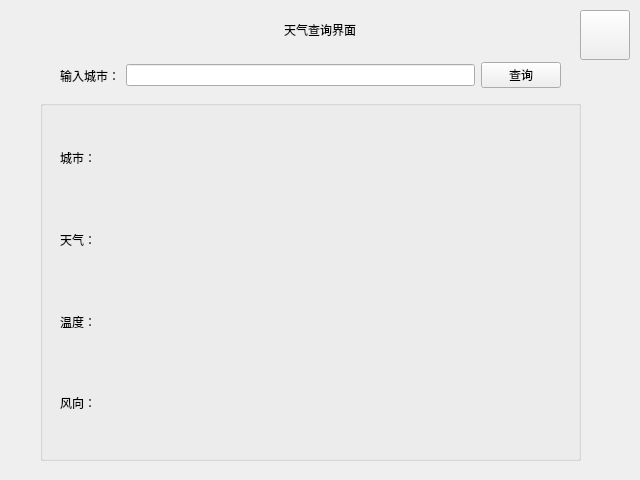
<?xml version="1.0" encoding="UTF-8"?>
<ui version="4.0">
 <class>Weather</class>
 <widget class="QWidget" name="Weather">
  <property name="geometry">
   <rect>
    <x>0</x>
    <y>0</y>
    <width>640</width>
    <height>480</height>
   </rect>
  </property>
  <property name="windowTitle">
   <string>Form</string>
  </property>
  <widget class="QPushButton" name="pushButton_back">
   <property name="geometry">
    <rect>
     <x>580</x>
     <y>10</y>
     <width>50</width>
     <height>50</height>
    </rect>
   </property>
   <property name="text">
    <string/>
   </property>
  </widget>
  <widget class="QGroupBox" name="groupBox_weather">
   <property name="geometry">
    <rect>
     <x>40</x>
     <y>100</y>
     <width>541</width>
     <height>361</height>
    </rect>
   </property>
   <property name="title">
    <string/>
   </property>
   <widget class="QWidget" name="">
    <property name="geometry">
     <rect>
      <x>20</x>
      <y>20</y>
      <width>501</width>
      <height>321</height>
     </rect>
    </property>
    <layout class="QVBoxLayout" name="verticalLayout">
     <item>
      <layout class="QHBoxLayout" name="horizontalLayout">
       <item>
        <widget class="QLabel" name="label_city1">
         <property name="sizePolicy">
          <sizepolicy hsizetype="Fixed" vsizetype="Preferred">
           <horstretch>0</horstretch>
           <verstretch>0</verstretch>
          </sizepolicy>
         </property>
         <property name="minimumSize">
          <size>
           <width>60</width>
           <height>0</height>
          </size>
         </property>
         <property name="text">
          <string>城市：</string>
         </property>
        </widget>
       </item>
       <item>
        <widget class="QLabel" name="label_city">
         <property name="text">
          <string/>
         </property>
        </widget>
       </item>
      </layout>
     </item>
     <item>
      <layout class="QHBoxLayout" name="horizontalLayout_2">
       <item>
        <widget class="QLabel" name="label_weather1">
         <property name="sizePolicy">
          <sizepolicy hsizetype="Fixed" vsizetype="Preferred">
           <horstretch>0</horstretch>
           <verstretch>0</verstretch>
          </sizepolicy>
         </property>
         <property name="minimumSize">
          <size>
           <width>60</width>
           <height>0</height>
          </size>
         </property>
         <property name="text">
          <string>天气：</string>
         </property>
        </widget>
       </item>
       <item>
        <widget class="QLabel" name="label_weather">
         <property name="text">
          <string/>
         </property>
        </widget>
       </item>
      </layout>
     </item>
     <item>
      <layout class="QHBoxLayout" name="horizontalLayout_3">
       <item>
        <widget class="QLabel" name="label_temperature1">
         <property name="sizePolicy">
          <sizepolicy hsizetype="Fixed" vsizetype="Preferred">
           <horstretch>0</horstretch>
           <verstretch>0</verstretch>
          </sizepolicy>
         </property>
         <property name="minimumSize">
          <size>
           <width>60</width>
           <height>0</height>
          </size>
         </property>
         <property name="text">
          <string>温度：</string>
         </property>
        </widget>
       </item>
       <item>
        <widget class="QLabel" name="label_temperature">
         <property name="text">
          <string/>
         </property>
        </widget>
       </item>
      </layout>
     </item>
     <item>
      <layout class="QHBoxLayout" name="horizontalLayout_4">
       <item>
        <widget class="QLabel" name="label_wind1">
         <property name="sizePolicy">
          <sizepolicy hsizetype="Fixed" vsizetype="Preferred">
           <horstretch>0</horstretch>
           <verstretch>0</verstretch>
          </sizepolicy>
         </property>
         <property name="minimumSize">
          <size>
           <width>60</width>
           <height>0</height>
          </size>
         </property>
         <property name="text">
          <string>风向：</string>
         </property>
        </widget>
       </item>
       <item>
        <widget class="QLabel" name="label_wind">
         <property name="text">
          <string/>
         </property>
        </widget>
       </item>
      </layout>
     </item>
    </layout>
   </widget>
  </widget>
  <widget class="QWidget" name="">
   <property name="geometry">
    <rect>
     <x>60</x>
     <y>60</y>
     <width>501</width>
     <height>31</height>
    </rect>
   </property>
   <layout class="QHBoxLayout" name="horizontalLayout_5">
    <item>
     <widget class="QLabel" name="label_inputCity">
      <property name="text">
       <string>输入城市：</string>
      </property>
     </widget>
    </item>
    <item>
     <widget class="QLineEdit" name="lineEdit_input"/>
    </item>
    <item>
     <widget class="QPushButton" name="pushButton_query">
      <property name="text">
       <string>查询</string>
      </property>
     </widget>
    </item>
   </layout>
  </widget>
  <widget class="QLabel" name="label_weather0">
   <property name="geometry">
    <rect>
     <x>240</x>
     <y>10</y>
     <width>160</width>
     <height>40</height>
    </rect>
   </property>
   <property name="text">
    <string>天气查询界面</string>
   </property>
   <property name="alignment">
    <set>Qt::AlignCenter</set>
   </property>
  </widget>
 </widget>
 <resources/>
 <connections/>
</ui>
